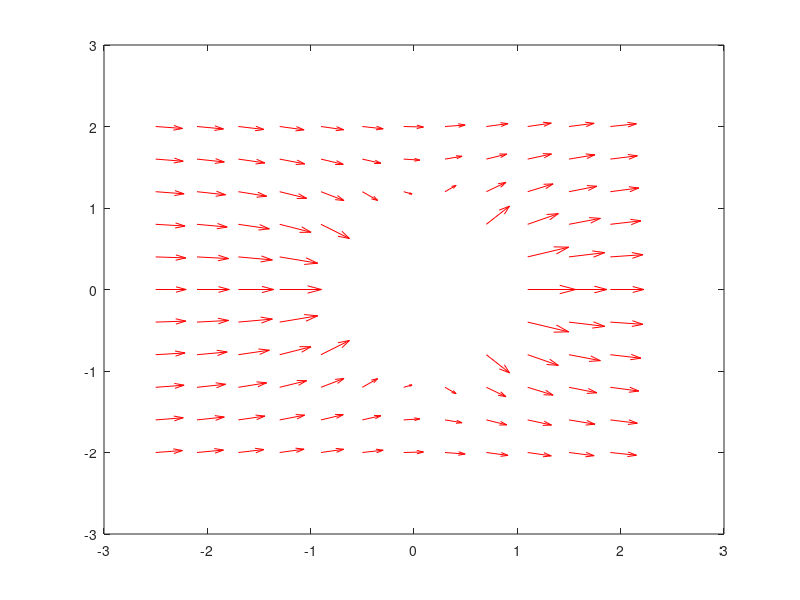

The MATLAB script that drew this image: (Note: this script raises an error after producing the figure.)
%% CODE FOR FIGURE 2 %%

% INITIALIZE MATLAB
close all;
clc;
clear all;
%K=19, a =1;
[x, y] = meshgrid(-2.5:0.4:2,-2:0.4:2);
r= sqrt(x.^2 + y.^2) >1;

U = 10.*(1+ (x.^2 - y.^2)./((x.^2 + y.^2).^2));
V = 10.*((2.*x.*y)./((x.^2 + y.^2).^2));
U = U .* r;
V = V .* r;
quiver(x,y,U,V, 'r')
hold on;
p = nsidedpoly(1000, 'Center', [0, 0], 'Radius', 1);
plot(p, 'FaceColor', 'g', 'FaceAlpha',.1)
axis equal
xlabel('x');
ylabel('y');
set(gca,'fontsize',25);











